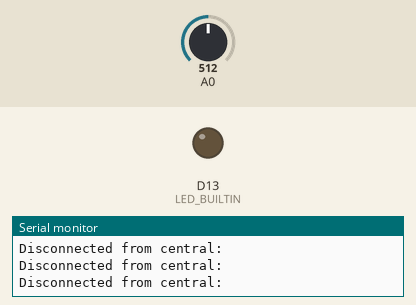
The sketch below on a simulated Arduino Nano 33 IoT. Parts: output pins drawn as LEDs (lit = HIGH), the last lines printed to the serial monitor. The test bench sets the inputs (shaded band); at power-on: A0 = 512. Nothing arrives over Bluetooth unless stated; a phone connects over Bluetooth LE 3 s after start.

Above: at 0.1 s.
At 3.1 s:
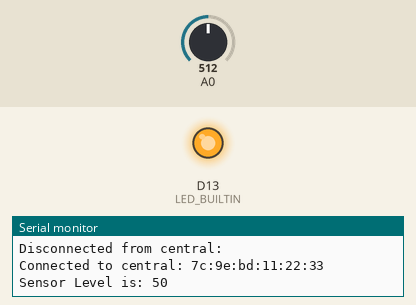
Timing chart, 0 to 4.6 s (numbered marks = the images above):
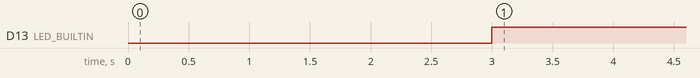

The sketch:

bluetoothble.ino
```cpp
#include <ArduinoBLE.h>
BLEService sensorService("1101");
BLEUnsignedCharCharacteristic sensorLevelChar("2101", BLERead | BLENotify);

void setup() {
Serial.begin(9600);
while (!Serial);

pinMode(LED_BUILTIN, OUTPUT);
if (!BLE.begin())
{
Serial.println("starting BLE failed!");
while (1);
}

BLE.setLocalName("SensorMonitor");
BLE.setAdvertisedService(sensorService);
sensorService.addCharacteristic(sensorLevelChar);
BLE.addService(sensorService);

BLE.advertise();
Serial.println("Bluetooth device active, waiting for connections...");
}

void loop()
{
BLEDevice central = BLE.central();

if (central)
{
Serial.print("Connected to central: ");
Serial.println(central.address());
digitalWrite(LED_BUILTIN, HIGH);

while (central.connected()) {

      int sensor = analogRead(A0);
      int sensorLevel = map(sensor, 0, 1023, 0, 100);
      Serial.print("Sensor Level is: ");
      Serial.println(sensorLevel);
      sensorLevelChar.writeValue(sensorLevel);
      delay(1000);

}
}
digitalWrite(LED_BUILTIN, LOW);
Serial.print("Disconnected from central: ");
Serial.println(central.address());
}
```

Measured:
- by itself, D13 (LED_BUILTIN): LOW → HIGH at 3.0 s
